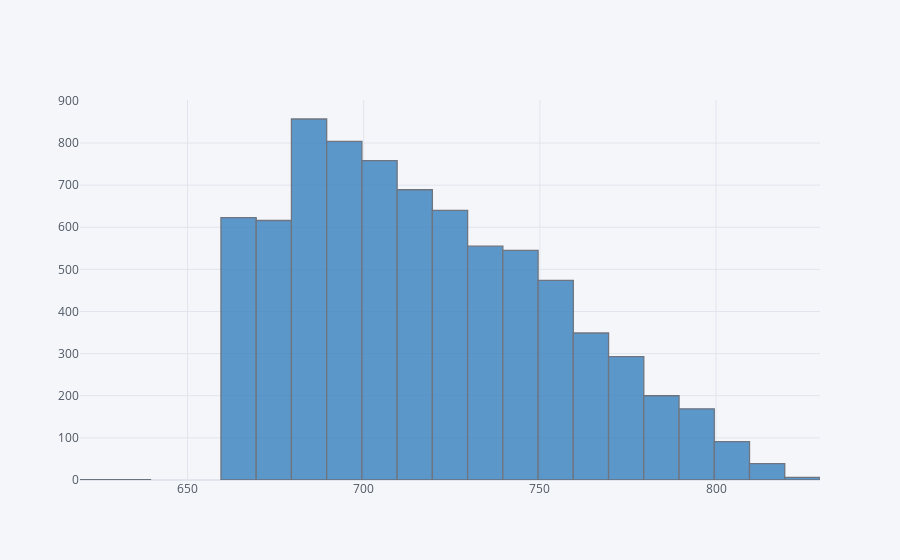
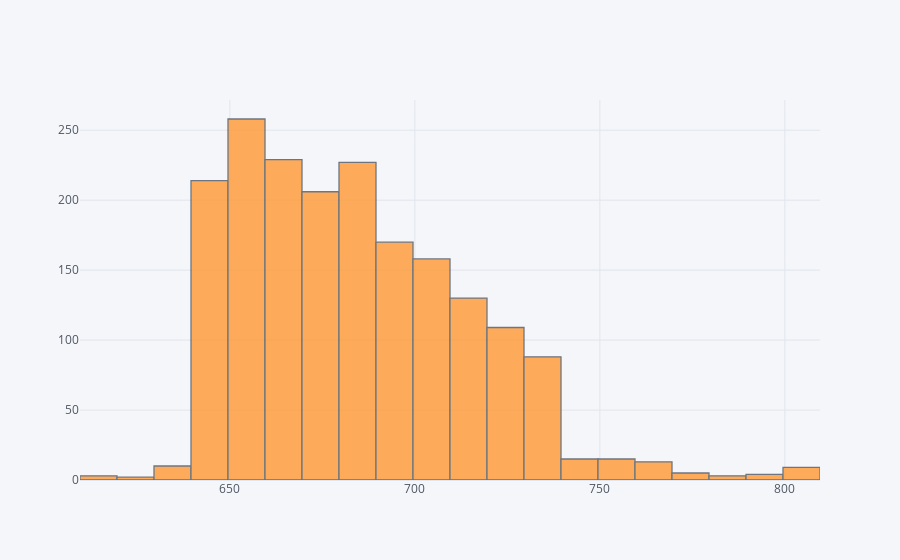

These figures' notebook cell, in order:
### Markdown cell above
*This figure shows that people who have lower FICO score tends to have a credit policy of 0,
this means that they do not meet the criteria of borrowing money

*People who have 660 or fewer fico socre do not meet the criteria

### Code cell
df[df["credit.policy"] == 1]["fico"].iplot(kind="hist",bins=24,colors="blue")
df[df["credit.policy"] == 0]["fico"].iplot(kind="hist",bins=24,colors="orange")
#Here we do the same histogram with iplot library because it is interactive
# this means that when we click somewhere we can get exact score

### Figure 1 — Plotly figure (JSON) as saved in the notebook; plotly's stock layout.template omitted (floating-point values rounded to 4 significant figures; data arrays with more than 128 entries replaced by an {"elided": "..."} marker saying what was removed)
{"data": [{"histfunc": "count", "histnorm": "", "marker": {"color": "rgba(55, 128, 191, 1.0)", "line": {"color": "#4D5663", "width": 1.3}}, "name": "fico", "nbinsx": 24, "opacity": 0.8, "orientation": "v", "type": "histogram", "x": {"elided": "7710 int values"}}], "layout": {"barmode": "overlay", "legend": {"bgcolor": "#F5F6F9", "font": {"color": "#4D5663"}}, "paper_bgcolor": "#F5F6F9", "plot_bgcolor": "#F5F6F9", "title": {"font": {"color": "#4D5663"}}, "xaxis": {"gridcolor": "#E1E5ED", "showgrid": true, "tickfont": {"color": "#4D5663"}, "title": {"font": {"color": "#4D5663"}, "text": ""}, "zerolinecolor": "#E1E5ED"}, "yaxis": {"gridcolor": "#E1E5ED", "showgrid": true, "tickfont": {"color": "#4D5663"}, "title": {"font": {"color": "#4D5663"}, "text": ""}, "zerolinecolor": "#E1E5ED"}}}

### Figure 2 — Plotly figure (JSON) as saved in the notebook; plotly's stock layout.template omitted (floating-point values rounded to 4 significant figures; data arrays with more than 128 entries replaced by an {"elided": "..."} marker saying what was removed)
{"data": [{"histfunc": "count", "histnorm": "", "marker": {"color": "rgba(255, 153, 51, 1.0)", "line": {"color": "#4D5663", "width": 1.3}}, "name": "fico", "nbinsx": 24, "opacity": 0.8, "orientation": "v", "type": "histogram", "x": {"elided": "1868 int values"}}], "layout": {"barmode": "overlay", "legend": {"bgcolor": "#F5F6F9", "font": {"color": "#4D5663"}}, "paper_bgcolor": "#F5F6F9", "plot_bgcolor": "#F5F6F9", "title": {"font": {"color": "#4D5663"}}, "xaxis": {"gridcolor": "#E1E5ED", "showgrid": true, "tickfont": {"color": "#4D5663"}, "title": {"font": {"color": "#4D5663"}, "text": ""}, "zerolinecolor": "#E1E5ED"}, "yaxis": {"gridcolor": "#E1E5ED", "showgrid": true, "tickfont": {"color": "#4D5663"}, "title": {"font": {"color": "#4D5663"}, "text": ""}, "zerolinecolor": "#E1E5ED"}}}
